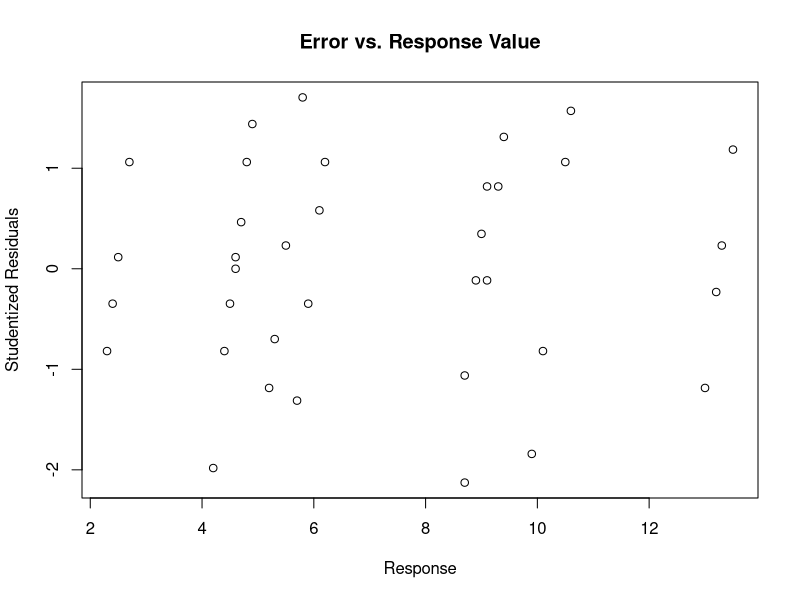
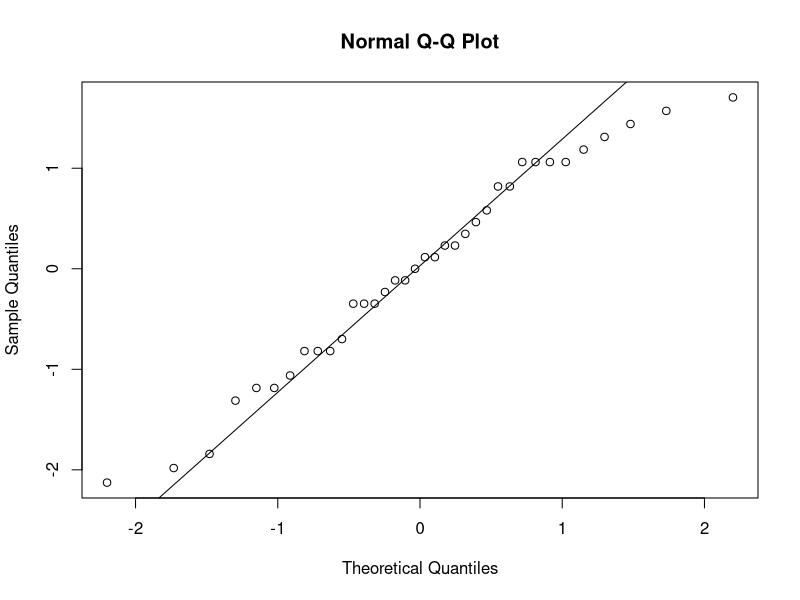
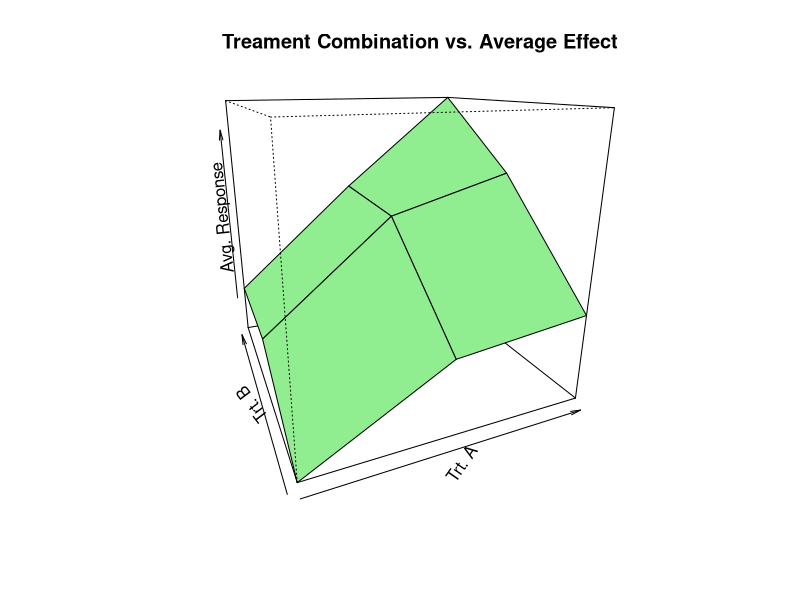
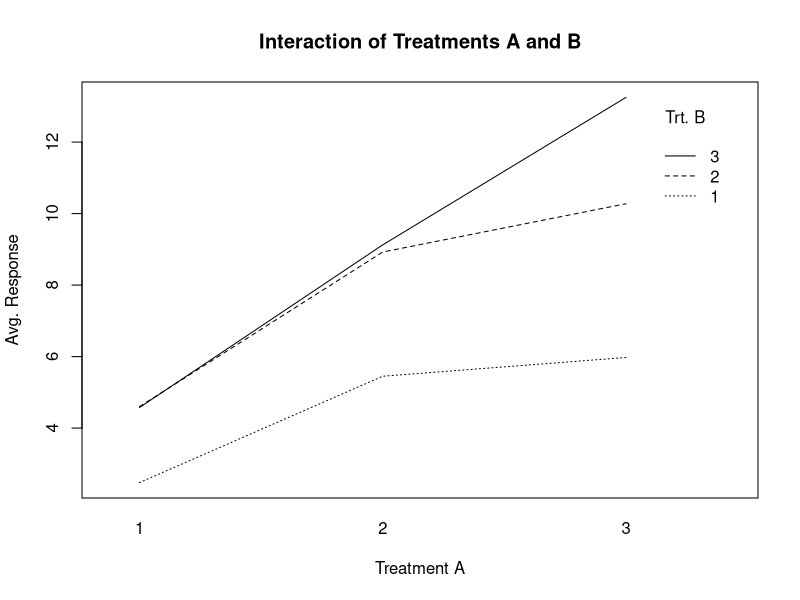

Write the R code that produced these figures, in order.
## ---- chunk 1
knitr::opts_chunk$set(echo = TRUE)
## ---- chunk 2
hayfever <- read.table("CH19PR14.txt")

relief <- hayfever$V1
trtA <- as.factor( hayfever$V2 )
trtB <- as.factor( hayfever$V3 )
## ---- chunk 3
model <- aov(relief ~ trtA * trtB)

# -- Note: the following are statistics named after the parameter they estimate

muij <- tapply(relief, list(trtA, trtB), FUN=mean)  # muij[trtA level, trtB level]
mui. <- apply(muij, MARGIN=1, FUN=mean)
mu.j <- apply(muij, MARGIN=2, FUN=mean)
mu.. <- mean(muij)

alphai <- mui. - mu..
betaj <- mu.j - mu..
## ---- chunk 4
plot(relief, rstudent(model), xlab="Response", ylab="Studentized Residuals",
     main="Error vs. Response Value")
## ---- chunk 5
qqnorm( rstudent(model) )
qqline( rstudent(model) )
shapiro.test( residuals(model) )
## ---- chunk 6
persp( as.numeric(levels(trtA)), as.numeric(levels(trtB)), muij, theta=-23,
       phi=18, xlab="Trt. A", ylab="Trt. B", zlab="Avg. Response",
       main="Treament Combination vs. Average Effect", col="lightgreen")
## ---- chunk 7
interaction.plot(trtA, trtB, response=relief, xlab="Treatment A", ylab="Avg. Response",
                 trace.label="Trt. B", main="Interaction of Treatments A and B")
## ---- chunk 8
anova(model)
## ---- chunk 9
n <- 36
r <- 9
alpha <- .10

cc.scheffe <- sqrt( (r - 1) * qf((1 - alpha), (r - 1), (n - r)) )

confints <- matrix(nrow=6, ncol=2)
rownames(confints) <- c("L1", "L2", "L3", "L4", "L5", "L6")
colnames(confints) <- c("Lower", "Upper")

mse <- anova(model)$`Mean Sq`[4]
L1.hat <- (muij[1,2] + muij[1,3]) / 2 - muij[1,1]
L1.se <- mse * (1/4 + 1/4 + 1)
L2.hat <- (muij[2,2] + muij[2,3]) / 2 - muij[2,1]
L2.se <- mse * (1/4 + 1/4 + 1)
L3.hat <- (muij[3,2] + muij[3,3]) / 2 - muij[3,1]
L3.se <- mse * (1/4 + 1/4 + 1)
L4.hat <- L2.hat - L1.hat
L4.se <- L2.se + L1.se
L5.hat <- L3.hat - L1.hat
L5.se <- L3.se + L1.se
L6.hat <- L3.hat - L2.hat
L6.se <- L3.se + L2.se

confints[1,1] <- L1.hat - L1.se * cc.scheffe
confints[1,2] <- L1.hat + L1.se * cc.scheffe
confints[2,1] <- L2.hat - L2.se * cc.scheffe
confints[2,2] <- L2.hat + L2.se * cc.scheffe
confints[3,1] <- L3.hat - L3.se * cc.scheffe
confints[3,2] <- L3.hat + L3.se * cc.scheffe
confints[4,1] <- L4.hat - L4.se * cc.scheffe
confints[4,2] <- L4.hat + L4.se * cc.scheffe
confints[5,1] <- L5.hat - L5.se * cc.scheffe
confints[5,2] <- L5.hat + L5.se * cc.scheffe
confints[6,1] <- L6.hat - L6.se * cc.scheffe
confints[6,2] <- L6.hat + L6.se * cc.scheffe

print(confints)
